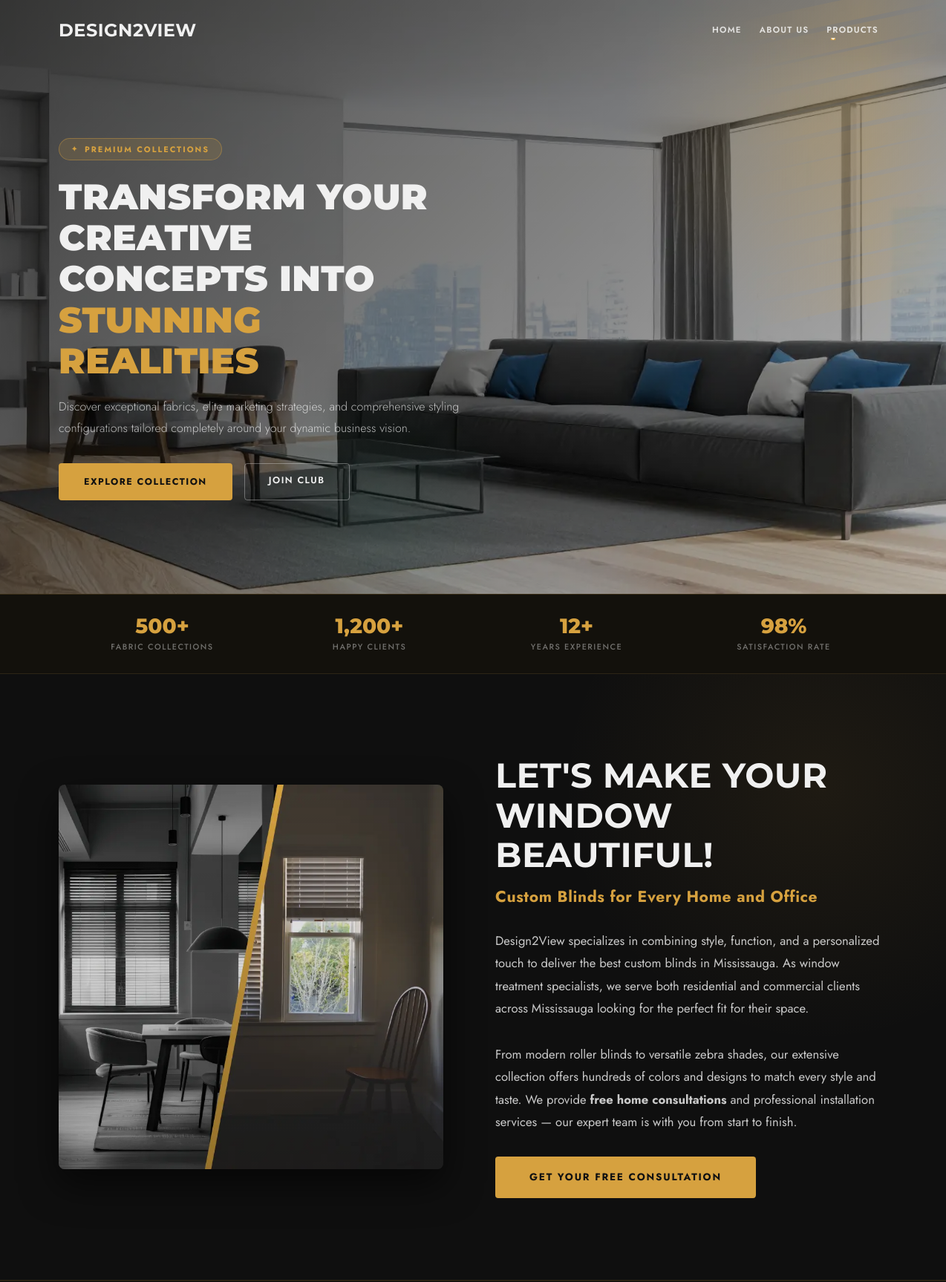
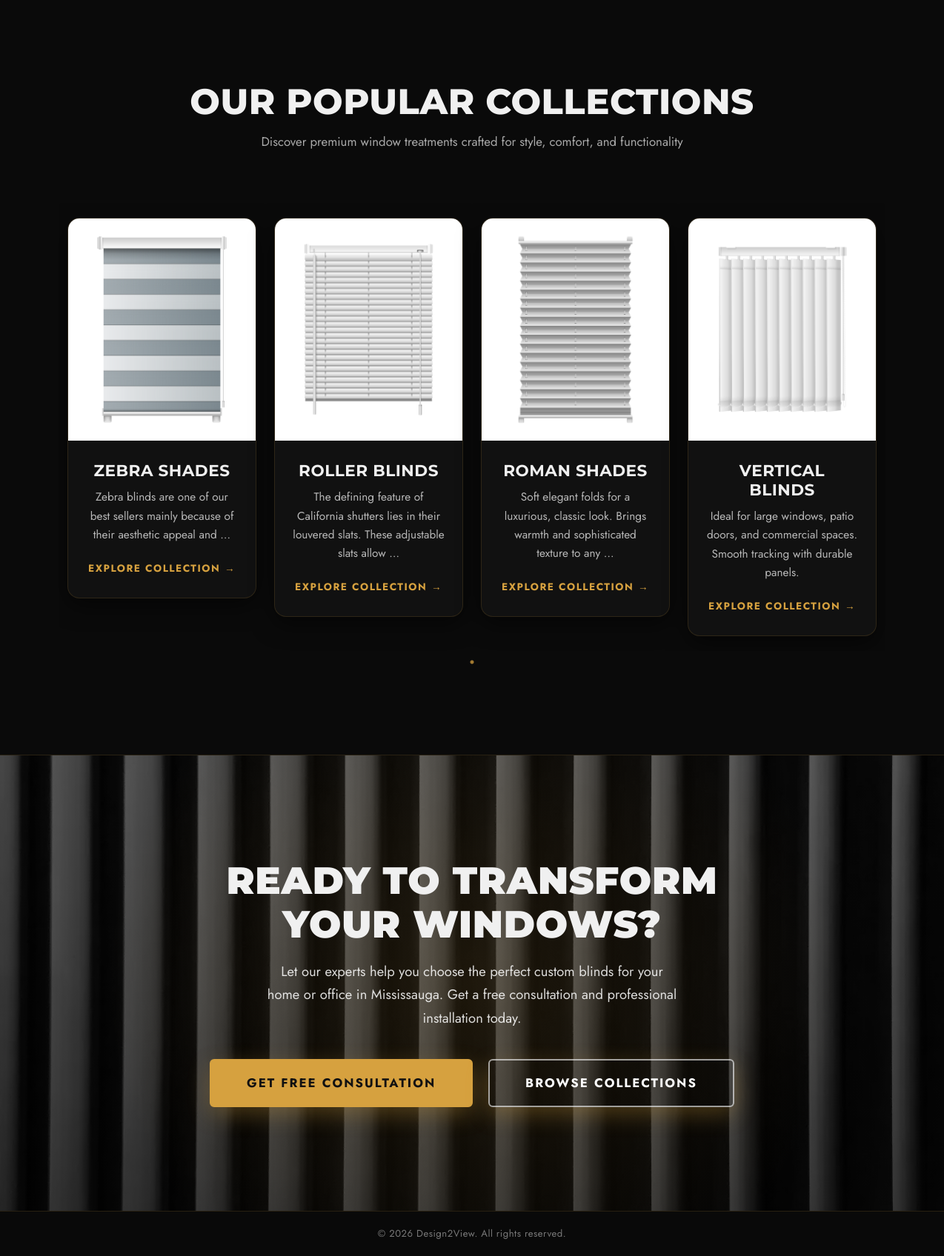
The page / on the database its author committed (2 pictures, top to bottom).
### shop/models.py (models this page shows, shortened)
class NavItem(models.Model):
    title = models.CharField(max_length=50, help_text="e.g., About Us, Fabrics")
    url_name = models.CharField(max_length=100, default="#", help_text="Named URL pattern or target route hash")
    order = models.PositiveIntegerField(default=0, help_text="Controls sorting order position")
    is_premium_highlight = models.BooleanField(default=False)
    parent = models.ForeignKey(
        'self',
        null=True,
        blank=True,
        on_delete=models.CASCADE,
        related_name='children',
        help_text="Leave blank if this is a main, top-level menu item"
    )
    class Meta:
        ordering = ['order']

class Category(models.Model):
    name = models.CharField(max_length=100, unique=True)
    slug = models.SlugField(max_length=120, unique=True, blank=True)
    image = models.ImageField(upload_to='categories/', default='categories/default.webp')
    description = models.TextField(blank=True, null=True, help_text="Detailed description of this specific treatment.")
    highlight_1 = models.CharField(max_length=255, default="Custom built sizing explicitly engineered around your window configurations.", help_text="First bullet point highlight")
    highlight_2 = models.CharField(max_length=255, default="Premium luxury durability optimized for smooth everyday deployment tracking.", help_text="Second bullet point highlight")
    highlight_3 = models.CharField(max_length=255, default="Advanced protection safeguards blocking harmful UV fading exposure.", help_text="Third bullet point highlight")
    created_at = models.DateTimeField(auto_now_add=True)
    is_active = models.BooleanField(default=True, help_text="Uncheck this to hide the category from the website.")
    class Meta:
        verbose_name_plural = "Categories"

### design2view/views.py (the view)
# urls.py: path('', views.home_page, name='home'),
def home_page(request):
    categories = Category.objects.all()
    nav_items = NavItem.objects.all()
    context = {
        'categories': categories,
        'nav_items': nav_items
    }
    return render(request, 'home.html', context)

### shop/context_processors.py (called while the page is built)
def global_navbar(request):
    return {
        'nav_items': NavItem.objects.filter(parent=None)
    }

### templates/home.html (shortened to what this page needs)
{% extends 'base.html' %}
{% load static %}
{% block content %}
<section class="hero-section">
    <div class="hero-slats" aria-hidden="true">
        <div class="slat"></div>
        <div class="slat" style="margin-left: 14px;"></div>
        <div class="slat" style="margin-left: 4px;"></div>
        <div class="slat" style="margin-left: 20px;"></div>
        <div class="slat" style="margin-left: 8px;"></div>
        <div class="slat" style="margin-left: 24px;"></div>
        <div class="slat" style="margin-left: 2px;"></div>
        <div class="slat" style="margin-left: 16px;"></div>
        <div class="slat" style="margin-left: 10px;"></div>
        <div class="slat" style="margin-left: 22px;"></div>
        <div class="slat" style="margin-left: 6px;"></div>
        <div class="slat" style="margin-left: 18px;"></div>
    </div>
    <div class="container hero-content">
        <div class="row">
            <div class="col-12 col-lg-7 col-xl-6">
                <div class="hero-badge">Premium Collections</div>
                <h1 class="hero-title">
                    Transform Your Creative Concepts Into
                    <span class="gold">Stunning Realities</span>
                </h1>
                <p class="hero-subtitle">
                    Discover exceptional fabrics, elite marketing strategies, and comprehensive
                    styling configurations tailored completely around your dynamic business vision.
                </p>
                <div class="d-flex flex-wrap gap-3">
                    <a href="#" class="btn-hero-primary">Explore Collection</a>
                    <a href="#" class="btn-hero-outline">Join Club</a>
                </div>
            </div>
        </div>
    </div>
</section>
<section class="stats-strip">
    <div class="container">
        <div class="row text-center g-0">
            <div class="col-6 col-md-3">
                <div class="stat-item">
                    <div class="stat-number">500+</div>
                    <div class="stat-label">Fabric Collections</div>
                </div>
            </div>
            <div class="col-6 col-md-3">
                <div class="stat-item">
                    <div class="stat-number">1,200+</div>
                    <div class="stat-label">Happy Clients</div>
                </div>
            </div>
            <div class="col-6 col-md-3 mt-4 mt-md-0">
                <div class="stat-item">
                    <div class="stat-number">12+</div>
                    <div class="stat-label">Years Experience</div>
                </div>
            </div>
            <div class="col-6 col-md-3 mt-4 mt-md-0">
                <div class="stat-item">
                    <div class="stat-number">98%</div>
                    <div class="stat-label">Satisfaction Rate</div>
                </div>
            </div>
        </div>
    </div>
</section>
<section class="blinds-section-black">
  <div class="container blinds-content">
    <div class="row align-items-center">
      <div class="col-lg-6 blinds-image-col">
        <div class="blinds-image-wrapper">
          <img src="{% static 'images/about/aboutimage.webp' %}"
               alt="Premium Custom Blinds in Mississauga - Design2View"
               loading="lazy">
        </div>
      </div>
      <div class="col-lg-6 blinds-text-col">
        <h2>Let's Make Your Window Beautiful!</h2>
        <div class="blinds-subtitle">Custom Blinds for Every Home and Office</div>
        <p class="blinds-description">
          Design2View specializes in combining style, function, and a personalized touch to deliver
          the best custom blinds in Mississauga. As window treatment specialists, we serve both
          residential and commercial clients across Mississauga looking for the perfect fit for their space.
        </p>
        <p class="blinds-description">
          From modern roller blinds to versatile zebra shades, our extensive collection offers
          hundreds of colors and designs to match every style and taste. We provide <strong>free home consultations</strong>
          and professional installation services — our expert team is with you from start to finish.
        </p>
        <a href="#" class="btn-hero-primary btn-blinds-cta">Get Your Free Consultation</a>
      </div>
    </div>
  </div>
</section>
<section class="categories-section">
  <div class="container">
    <h2>Our Popular Collections</h2>
    <p>Discover premium window treatments crafted for style, comfort, and functionality</p>
    <div class="slick-slider" id="categorySlider">
      {% for category in categories %}
      <div class="item">
        <div class="category-card">
          {% if category.image %}
            <img src="{{ category.image.url }}"
                 alt="{{ category.name }}"
                 loading="lazy">
          {% else %}
            <img src="{% static 'images/categories/default.webp' %}"
                 alt="{{ category.name }}"
                 loading="lazy">
          {% endif %}
          <div class="category-info">
            <h4>{{ category.name }}</h4>
            <p>{{ category.description|truncatewords:15|default:"Premium window treatment solution" }}</p>
            <a href="{% url 'category_detail' slug=category.slug %}" class="category-btn fw-bold" style="color: var(--primary-color);">Explore Collection →</a>
          </div>
        </div>
      </div>
      {% empty %}
      <div class="item">
        <div class="category-card">
          <p>No categories available yet.</p>
        </div>
      </div>
      {% endfor %}
    </div>
  </div>
</section>
<section class="cta-section">
  <div class="container cta-content">
    <h2>Ready to Transform Your Windows?</h2>
    <p>Let our experts help you choose the perfect custom blinds for your home or office in Mississauga. Get a free consultation and professional installation today.</p>
    <div class="mt-4">
      <a href="#" class="cta-btn">Get Free Consultation</a>
      <a href="#" class="cta-btn cta-btn-outline">Browse Collections</a>
    </div>
  </div>
</section>
{% endblock %}

### templates/base.html (shortened to what this page needs)
{% load static %}
<!DOCTYPE html>
<html lang="en">
<head>
    <link href="https://cdn.jsdelivr.net/npm/bootstrap@5.3.3/dist/css/bootstrap.min.css" rel="stylesheet">
    <link rel="stylesheet" href="{% static 'css/style.css' %}?v=2">
<link rel="stylesheet" href="https://cdnjs.cloudflare.com/ajax/libs/slick-carousel/1.9.0/slick.min.css">
<link rel="stylesheet" href="https://cdnjs.cloudflare.com/ajax/libs/slick-carousel/1.9.0/slick-theme.min.css">
</head>
<body>
    {% include 'navbar.html' %}
    {% block content %}
    {% endblock %}
    <footer>
        <div class="container">
            <p class="mb-0">&copy; 2026 Design2View. All rights reserved.</p>
        </div>
    </footer>
</body>
</html>

### templates/navbar.html (shortened to what this page needs)
<nav class="navbar navbar-expand-xl navbar-dark position-absolute w-100 custom-navbar" style="top: 0; left: 0; z-index: 1050;">
    <div class="container">
        <a class="navbar-brand fw-bold text-primary fs-4" href="{% url 'home' %}" style="letter-spacing: 0.5px;">
            Design<span class="secondary-color">2</span>View
        </a>
        <div class="collapse navbar-collapse" id="mainD2VMenu">
            <ul class="navbar-nav ms-auto align-items-center">
                {% for item in nav_items %}
                    {% if not item.parent %}
                        {% if item.children.all %}
                            <li class="nav-item dropdown">
                                <a class="nav-link dropdown-toggle px-3 text-uppercase fw-semibold"
                                   href="#"
                                   id="navbarDropdown{{ item.id }}"
                                   role="button"
                                   data-bs-toggle="dropdown"
                                   aria-expanded="false">
                                    {{ item.title }}
                                </a>
                            </li>
                        {% else %}
                            <li class="nav-item">
                                <a class="nav-link px-3 text-uppercase {% if item.is_premium_highlight %}club-premium-link{% else %}fw-semibold{% endif %}"
                                   href="{% if '/' in item.url_name or '#' in item.url_name %}{{ item.url_name }}{% else %}{% url item.url_name %}{% endif %}">
                                    {{ item.title }}
                                </a>
                            </li>
                        {% endif %}
                    {% endif %}
                {% endfor %}
            </ul>
        </div>
    </div>
</nav>

### rows shown on the page
NavItem: title "HOME"
NavItem: title "ABOUT US"
NavItem: title "PRODUCTS"
Category: name "ZEBRA SHADES", description "Zebra blinds are one of our best sellers mainly because of their aesthetic appeal and …"
Category: name "ROLLER BLINDS", description "The defining feature of California shutters lies in their louvered slats. These adjustable slats allow …"
Category: name "ROMAN SHADES", description "Soft elegant folds for a luxurious, classic look. Brings warmth and sophisticated texture to any …"
Category: image (picture), name "VERTICAL BLINDS", description "Ideal for large windows, patio doors, and commercial spaces. Smooth tracking with durable panels."
